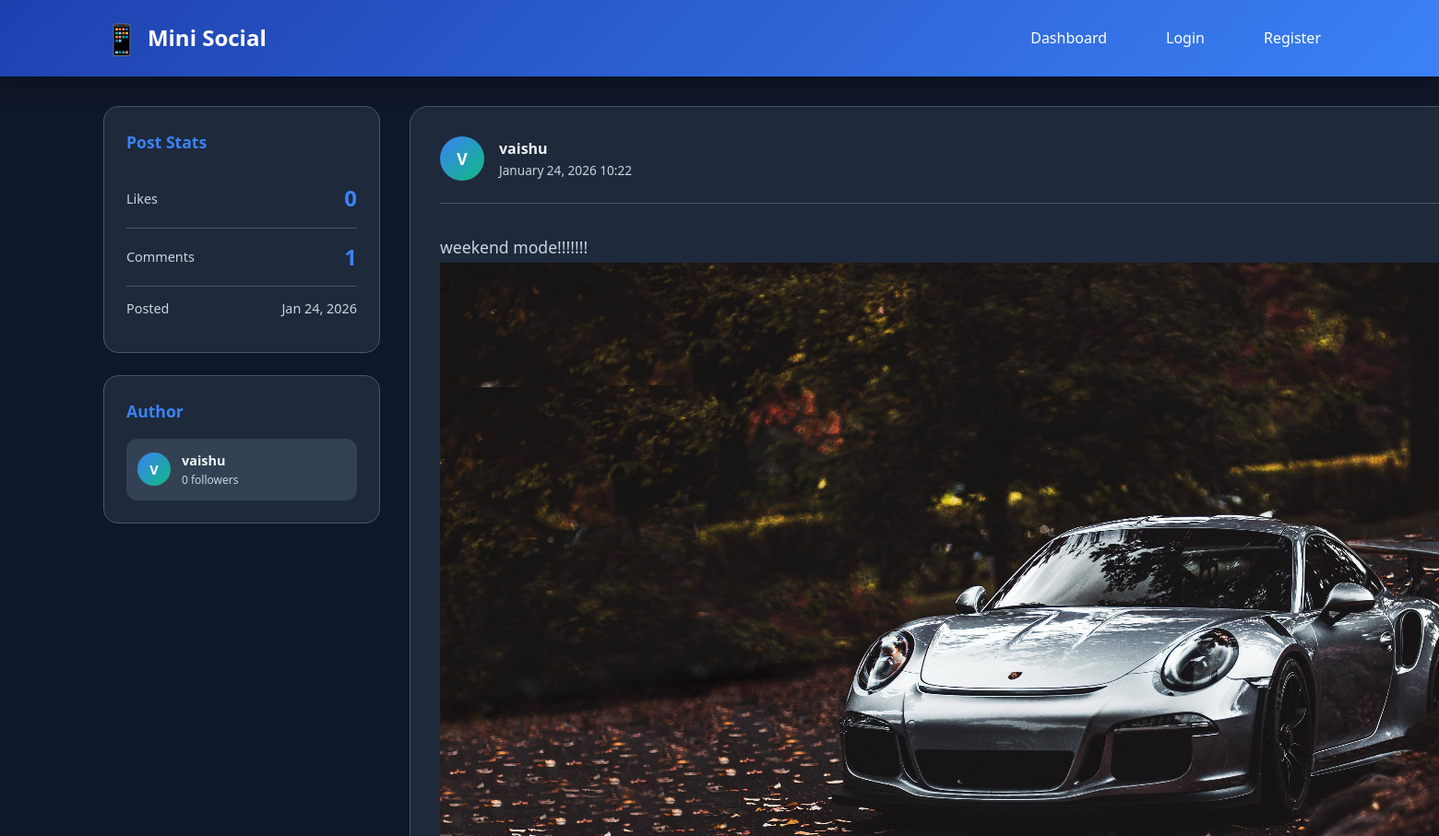
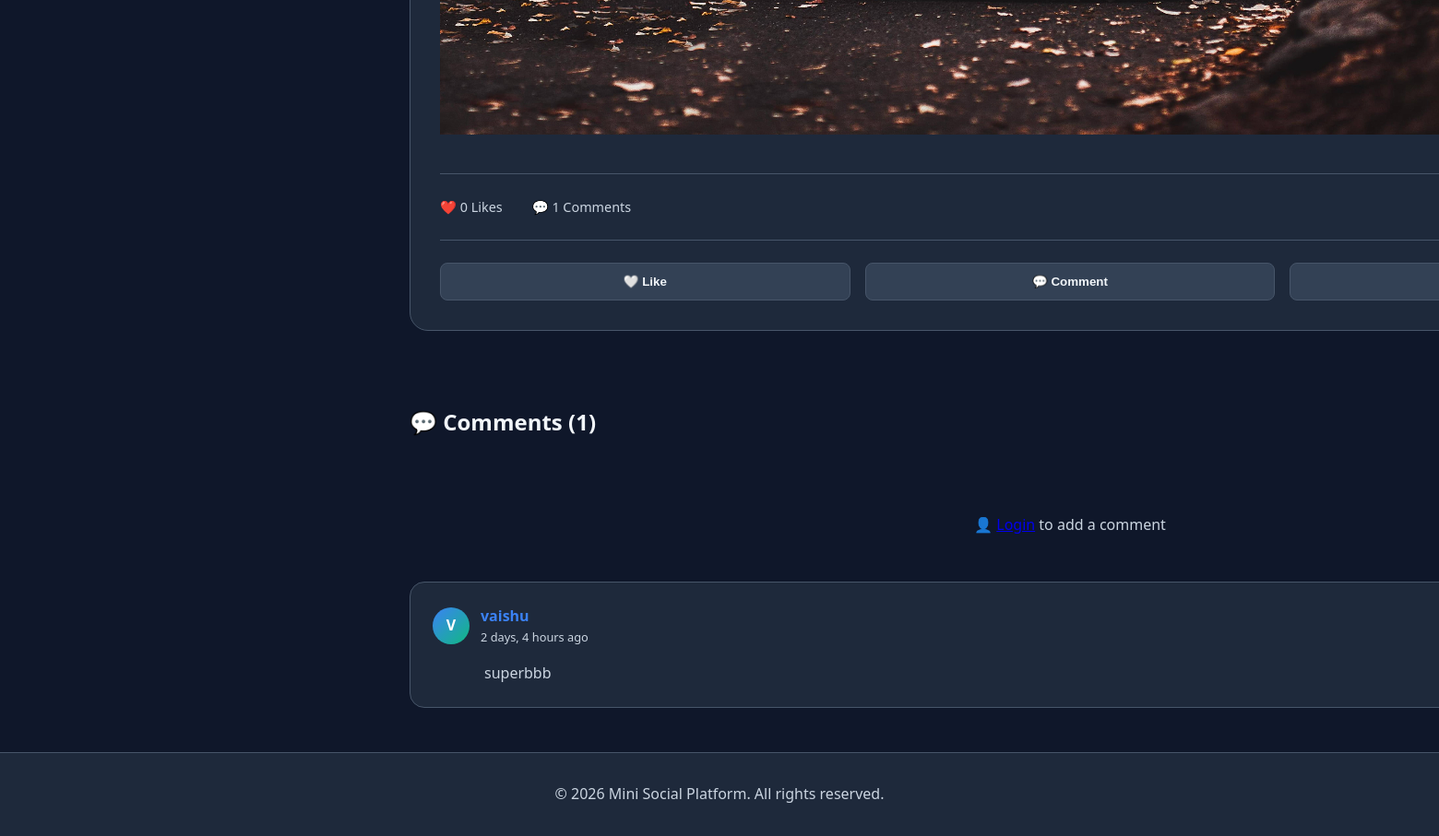
The app's page /post/1/ with its own data (2 pictures, top to bottom).
### social_app/models.py (models this page shows, shortened)
class Post(models.Model):
    author = models.ForeignKey(
        User,
        on_delete=models.CASCADE,
        related_name='posts'
    )
    content = models.TextField()
    image = models.ImageField(
        upload_to='posts/',
        blank=True,
        null=True
    )
    created_at = models.DateTimeField(auto_now_add=True)
    likes = models.ManyToManyField(
        User,
        related_name='liked_posts',
        blank=True
    )

class Comment(models.Model):
    post = models.ForeignKey(
        Post,
        on_delete=models.CASCADE,
        related_name='comments'
    )
    author = models.ForeignKey(
        User,
        on_delete=models.CASCADE
    )
    content = models.TextField()
    created_at = models.DateTimeField(auto_now_add=True)

### social_app/views.py (the view, shortened to what this page needs)
# urls.py: path('post/<int:post_id>/', views.post_detail, name='post_detail'),
def post_detail(request, post_id):
    post = get_object_or_404(Post, id=post_id)
    comments = post.comments.select_related('author').order_by('-created_at')
    user_liked = False
    if request.user.is_authenticated:
        user_liked = post.likes.filter(id=request.user.id).exists()
    context = {
        'post': post,
        'comments': comments,
        'user_liked': user_liked,
    }
    return render(request, 'post_detail.html', context)

### social_app/templates/post_detail.html (shortened to what this page needs)
<!DOCTYPE html>
<html lang="en">
<head>
    {% load static %}
    <link rel="stylesheet" href="{% static 'styles.css' %}?v=2">
</head>
<body>
    <nav class="navbar">
        <div class="nav-container">
            <div class="nav-logo">
                <span class="logo-icon">📱</span>
                <span>Mini Social</span>
            </div>
            <ul class="nav-menu">
                <li><a href="{% url 'home' %}" class="nav-link">Dashboard</a></li>
                {% if user.is_authenticated %}
                <li><a href="{% url 'create_post' %}" class="nav-link">Create Post</a></li>
                <li><a href="{% url 'profile' user.id %}" class="nav-link">My Profile</a></li>
                <li><a href="{% url 'logout' %}" class="nav-link">Logout</a></li>
                {% else %}
                <li><a href="{% url 'login' %}" class="nav-link">Login</a></li>
                <li><a href="{% url 'register' %}" class="nav-link">Register</a></li>
                {% endif %}
            </ul>
        </div>
    </nav>
    <div class="main-container">
        <aside class="sidebar">
            <div class="stat-card">
                <h3>Post Stats</h3>
                <div class="stat-item">
                    <span class="stat-label">Likes</span>
                    <span class="stat-value">{{ post.likes.count }}</span>
                </div>
                <div class="stat-item">
                    <span class="stat-label">Comments</span>
                    <span class="stat-value">{{ comments.count }}</span>
                </div>
                <div class="stat-item">
                    <span class="stat-label">Posted</span>
                    <span class="stat-label">{{ post.created_at|date:"M d, Y" }}</span>
                </div>
            </div>
            <div class="stat-card">
                <h3>Author</h3>
                <a href="{% url 'profile' post.author.id %}" class="user-mini-card">
                    <div class="user-avatar">{{ post.author.first_name|default:post.author.username|first|upper }}</div>
                    <div class="user-info">
                        <div class="user-name">{{ post.author.username }}</div>
                        <div class="user-count">{{ post.author.followers.count }} followers</div>
                    </div>
                </a>
            </div>
        </aside>
        <main class="main-content">
            <article class="post-detail-card">
                <div class="post-detail-header">
                    <div class="post-author">
                        <div class="avatar-circle">
                            {{ post.author.first_name|default:post.author.username|first|upper }}
                        </div>
                        <div class="author-info">
                            <a href="{% url 'profile' post.author.id %}" class="author-name">
                                {{ post.author.username }}
                            </a>
                            <span class="post-date">{{ post.created_at|date:"F d, Y H:i" }}</span>
                        </div>
                    </div>
                </div>
                <div class="post-detail-content">
                    <p>{{ post.content }}</p>
                    {% if post.image %}
                    <div class="post-image-container">
                        <img src="{{ post.image.url }}" alt="Post image" class="post-image">
                    </div>
                    {% endif %}
                </div>
                <div class="post-detail-stats">
                    <div class="stat-badge">❤️ {{ post.likes.count }} Likes</div>
                    <div class="stat-badge">💬 {{ comments.count }} Comments</div>
                </div>
                <div class="post-detail-actions">
                    <button class="action-btn like-btn {% if user_liked %}liked{% endif %}"
                        data-post-id="{{ post.id }}">
                        {% if user_liked %}❤️ Liked{% else %}🤍 Like{% endif %}
                    </button>
                    <button class="action-btn">💬 Comment</button>
                    <button class="action-btn">↗️ Share</button>
                </div>
            </article>
            <section class="comments-section">
                <h2>💬 Comments ({{ comments.count }})</h2>
                {% if user.is_authenticated %}
                <div class="comment-form-container">
                    <form method="POST" class="comment-form">
                        {% csrf_token %}
                        <div class="form-group">
                            <textarea name="comment" placeholder="Share your thoughts..." rows="3" required></textarea>
                        </div>
                        <button type="submit" class="submit-btn">Post Comment</button>
                    </form>
                </div>
                {% else %}
                <div class="empty-state">
                    <p>👤 <a href="{% url 'login' %}">Login</a> to add a comment</p>
                </div>
                {% endif %}
                {% if comments %}
                <div class="comments-list">
                    {% for comment in comments %}
                    <div class="comment-card">
                        <div class="comment-header">
                            <div class="comment-author">
                                <div class="comment-avatar">
                                    {{ comment.author.first_name|default:comment.author.username|first|upper }}
                                </div>
                                <div class="comment-author-info">
                                    <a href="{% url 'profile' comment.author.id %}" class="comment-author-name">
                                        {{ comment.author.username }}
                                    </a>
                                    <span class="comment-time">{{ comment.created_at|timesince }} ago</span>
                                </div>
                            </div>
                        </div>
                        <div class="comment-body">
                            <p>{{ comment.content }}</p>
                        </div>
                    </div>
                    {% endfor %}
                </div>
                {% else %}
                <div class="empty-state">
                    <p>📭 No comments yet. Be the first to comment!</p>
                </div>
                {% endif %}
            </section>
        </main>
    </div>
    <footer class="footer">
        <p>&copy; 2026 Mini Social Platform. All rights reserved.</p>
    </footer>
</body>
</html>

### social_app/static/styles.css (style rules this page uses)
:root { --primary-color: #3b82f6; --primary-dark: #1e40af; --secondary-color: #10b981; --accent-color: #f59e0b; --danger-color: #ef4444; --background: #0f172a; --surface: #1e293b; --surface-light: #334155; --text-primary: #f1f5f9; --text-secondary: #cbd5e1; --border-color: #475569; --shadow: 0 10px 25px rgba(0, 0, 0, 0.3); --transition: all 0.3s cubic-bezier(0.4, 0, 0.2, 1); }
* { margin: 0; padding: 0; box-sizing: border-box; }
html { scroll-behavior: smooth; }
body { font-family: 'Segoe UI', Tahoma, Geneva, Verdana, sans-serif; background-color: var(--background); color: var(--text-primary); line-height: 1.6; }
.navbar { background: linear-gradient(135deg, var(--primary-dark), var(--primary-color)); padding: 1rem 0; position: sticky; top: 0; z-index: 1000; box-shadow: var(--shadow); }
.nav-container { max-width: 1400px; margin: 0 auto; display: flex; justify-content: space-between; align-items: center; padding: 0 2rem; }
.nav-logo { font-size: 1.5rem; font-weight: bold; color: white; display: flex; align-items: center; gap: 0.5rem; }
.logo-icon { font-size: 2rem; }
.nav-menu { display: flex; list-style: none; gap: 2rem; }
.nav-link { color: white; text-decoration: none; font-weight: 500; transition: var(--transition); padding: 0.5rem 1rem; border-radius: 0.5rem; }
.main-container { max-width: 1400px; margin: 2rem auto; display: grid; grid-template-columns: 300px 1fr 280px; gap: 2rem; padding: 0 2rem; min-height: calc(100vh - 200px); }
.sidebar { display: flex; flex-direction: column; gap: 1.5rem; }
.stat-card { background: var(--surface); border: 1px solid var(--border-color); border-radius: 1rem; padding: 1.5rem; transition: var(--transition); }
.stat-card h3 { font-size: 1.1rem; margin-bottom: 1rem; color: var(--primary-color); }
.stat-item { display: flex; justify-content: space-between; align-items: center; padding: 0.75rem 0; border-bottom: 1px solid var(--border-color); }
.stat-item:last-child { border-bottom: none; }
.stat-label { color: var(--text-secondary); font-size: 0.9rem; }
.stat-value { font-size: 1.5rem; font-weight: bold; color: var(--primary-color); }
.user-mini-card { display: flex; align-items: center; gap: 0.75rem; padding: 0.75rem; background: var(--surface-light); border-radius: 0.75rem; text-decoration: none; transition: var(--transition); }
.user-avatar { width: 36px; height: 36px; border-radius: 50%; background: linear-gradient(135deg, var(--primary-color), var(--secondary-color)); display: flex; align-items: center; justify-content: center; font-weight: bold; color: white; font-size: 0.9rem; }
.user-info { flex: 1; }
.user-name { font-weight: 600; color: var(--text-primary); font-size: 0.9rem; }
.user-count { font-size: 0.75rem; color: var(--text-secondary); }
.main-content { display: flex; flex-direction: column; gap: 2rem; }
.post-author { display: flex; align-items: center; gap: 1rem; flex: 1; }
.avatar-circle { width: 48px; height: 48px; border-radius: 50%; background: linear-gradient(135deg, var(--primary-color), var(--secondary-color)); display: flex; align-items: center; justify-content: center; font-weight: bold; color: white; font-size: 1.1rem; }
.author-info { display: flex; flex-direction: column; }
.author-name { font-weight: 600; color: var(--text-primary); text-decoration: none; transition: var(--transition); }
.post-date { font-size: 0.85rem; color: var(--text-secondary); }
.stat-badge { display: inline-flex; align-items: center; gap: 0.5rem; font-size: 0.9rem; color: var(--text-secondary); transition: var(--transition); }
.empty-state { text-align: center; padding: 3rem 2rem; color: var(--text-secondary); }
.footer { background: var(--surface); border-top: 1px solid var(--border-color); padding: 2rem; text-align: center; color: var(--text-secondary); margin-top: 3rem; }
button, input[type="submit"] { background: linear-gradient(135deg, var(--primary-color), var(--primary-dark)); color: white; padding: 0.75rem 1.5rem; border: none; border-radius: 0.5rem; cursor: pointer; font-weight: 600; transition: var(--transition); }

### records on screen
Post: likes.count "0", created_at "Jan 24, 2026", author.first_name|first "V", author.username "vaishu", author.followers.count "0", created_at "January 24, 2026 10:22", content "weekend mode!!!!!!!", image (picture)
Comment: author.first_name|first "V", author.username "vaishu", created_at "2 days, 4 hours", content "superbbb"

### other values on screen
{{ comments.count }} "1"
